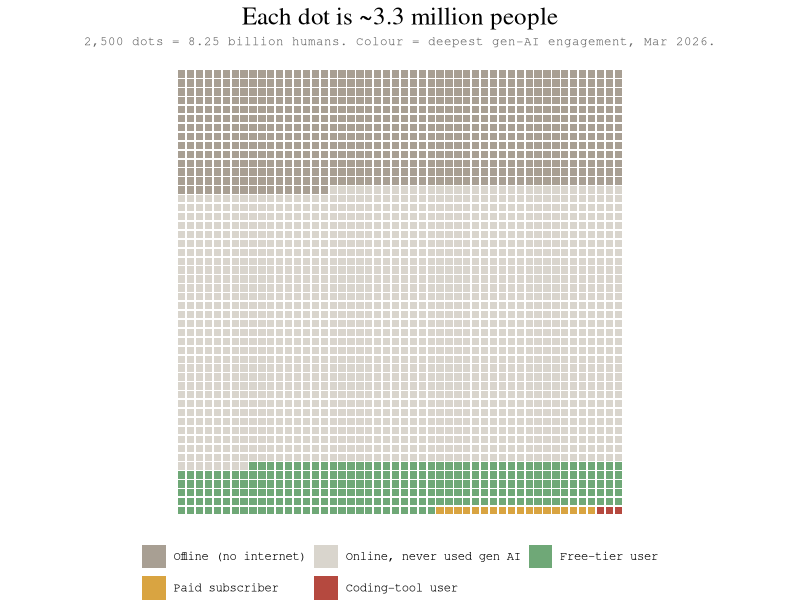

Generate this figure with R:
## ---- chunk 1
#| label: setup
library(tidyverse)

n_side <- 50L
n_dots <- n_side^2

df <- read_csv("ai_adoption_timeseries.csv") |>
  select(snapshot_date, category, value_millions) |>
  pivot_wider(names_from = category, values_from = value_millions) |>
  mutate(
    coding  = coding_tool_users,
    paid    = pmax(paid_subscribers - coding_tool_users, 0),
    free    = pmax(genai_users_ever - paid_subscribers, 0),
    offline = offline_no_internet,
    never_online = world_population - genai_users_ever - offline_no_internet
  ) |>
  select(snapshot_date, world_population,
         offline, never_online, free, paid, coding) |>
  pivot_longer(-c(snapshot_date, world_population),
               names_to = "tier", values_to = "millions") |>
  mutate(tier = factor(
    tier,
    levels = c("offline", "never_online", "free", "paid", "coding"),
    labels = c("Offline (no internet)", "Online, never used gen AI",
               "Free-tier user", "Paid subscriber", "Coding-tool user")
  ))
## ---- chunk 2
#| label: allocate
allocate_dots <- function(millions, total_millions, n = n_dots) {
  raw   <- millions / total_millions * n
  base  <- floor(raw)
  base  <- if_else(millions > 0 & base == 0, 1, base)
  short <- n - sum(base)
  rem   <- raw - floor(raw)
  order_idx <- order(rem, decreasing = TRUE)
  add <- integer(length(millions))
  if (short > 0) add[order_idx[seq_len(short)]] <- 1L
  if (short < 0) {
    big <- order(base, decreasing = TRUE)
    add[big[seq_len(-short)]] <- -1L
  }
  base + add
}

grid <- df |>
  group_by(snapshot_date) |>
  mutate(dots = allocate_dots(millions, first(world_population))) |>
  reframe(tier = rep(tier, dots)) |>
  group_by(snapshot_date) |>
  mutate(idx = row_number() - 1L,
         col = idx %% n_side,
         row = idx %/% n_side) |>
  ungroup()

pal <- c(
  "Offline (no internet)"     = "#A89F93",
  "Online, never used gen AI" = "#D9D5CD",
  "Free-tier user"            = "#6FA877",
  "Paid subscriber"           = "#D9A441",
  "Coding-tool user"          = "#B5493F"
)
## ---- chunk 3
#| label: fig-waffle-latest
#| fig-cap: >
#|   The corrected chart, March 2026. Compared with the viral original:
#|   users applied to the right denominator, paid and coding tiers scaled
#|   to reported subscriber figures, and the offline population split out
#|   of the grey monolith.
#| fig-width: 7
#| fig-height: 8
latest <- max(grid$snapshot_date)
pop_latest <- df |>
  filter(snapshot_date == latest) |>
  pull(world_population) |>
  first()

grid |>
  filter(snapshot_date == latest) |>
  ggplot(aes(col, -row, fill = tier)) +
  geom_tile(width = 0.82, height = 0.82) +
  scale_fill_manual(values = pal, name = NULL) +
  guides(fill = guide_legend(nrow = 2, byrow = TRUE)) +
  coord_equal() +
  theme_void(base_family = "mono") +
  theme(legend.position = "bottom",
        plot.title = element_text(family = "serif", size = 18, hjust = 0.5),
        plot.subtitle = element_text(size = 9, hjust = 0.5,
                                     colour = "grey40")) +
  labs(
    title = sprintf("Each dot is ~%.1f million people",
                    pop_latest / n_dots),
    subtitle = sprintf(
      "2,500 dots = %.2f billion humans. Colour = deepest gen-AI engagement, %s.",
      pop_latest / 1000, format(latest, "%b %Y"))
  )
